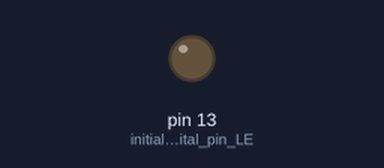
Bench run of a sketch on a simulated Arduino Uno, built with avr-gcc and run on an emulated ATmega328P. Shown: output pins drawn as LEDs (lit = HIGH). What the sketch prints to the serial monitor is not drawn.

Above: at 0.1 s.
At 39.56 s:
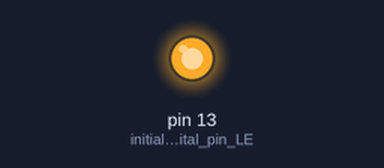
Timing chart, 0 to 40.0 s (numbered marks = the images above):
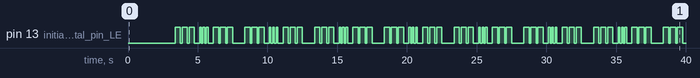

Measured:
- by itself, pin 13 (initialize_digital_pin_LE): repeats every 5.0 s: 2 × (LOW 0.13 s, HIGH 0.38 s), LOW 0.38 s, 2 × (HIGH 0.13 s, LOW 0.13 s), HIGH 0.13 s, LOW 0.38 s, 2 × (HIGH 0.38 s, LOW 0.13 s), HIGH 0.38 s, LOW 0.88 s, HIGH 0.38 s
- by itself, everything shown: repeats every 5.0 s, in 18 steps

The sketch:

mySOS.ino
```cpp
/*
  mySOS

  Turns an LED on in an Morse code SOS pattern and writes each letter to the Serial Monitor

  Nested loops create a roughly 3 minute set of 1 minute signal bursts while each letter is
  printed to the port. Each word is printed on a separate line and messages are printed during
  a short pause at the end of each set.  The whole pattern repeats after a 30 second break.

  created:  24 Jan 2026
  by:       bitKiva107
  IDE:      2.3.7
  board:    UNO R3
  modified: 29 Jan 2026 - bitKiva107

*/
void setup() {
  Serial.begin(9600);            // the setup routine runs once when you press reset:
  pinMode(LED_BUILTIN, OUTPUT);  // initialize digital pin LED_BUILTIN as an output.
}
// the loop routine runs over and over again forever:
void loop() {
  String message = String("Incoming message ...");  // Message header
  String sletter = String("S");                     // "S" letter
  String oletter = String("O");                     // "O" letter
  String paused = String("Message paused ...");     // Message paused
  String resumed = String("Message resumes ...");   // Message resumes
  String end_message = String("Message ends");      // Foo

  int dit = 125;           // set the length (milliseconds) of a "dit" (a short pulse)
  int dah = (3 * dit);     // set the length (milliseconds) of a "dah" (a long pulse)
  int unit = dit;          // set the length (milliseconds) of a space within a letter
  int lspace = (3 * dit);  // set the length (milliseconds) of a space between letters
  int wspace = (7 * dit);  // set the length (milliseconds) of a space between words
  int pause = (20 * dit);  // a 5 second pause

  delay(pause);             // ~5 seconds so you can open the SerialMonitor
  Serial.println(message);  // begin the message block
  delay(wspace);
  for (int g = 0; g < 3; g++) {
    for (int h = 0; h < 13; h++) {
      for (int i = 0; i < 3; i++) {
        digitalWrite(LED_BUILTIN, HIGH);  // turn the LED on (HIGH is the voltage level)
        delay(dah);                       // wait for a dah space
        digitalWrite(LED_BUILTIN, LOW);   // turn the LED off by making the voltage LOW
        delay(unit);                      // wait for a unit space
      }
      // print out the letter
      Serial.print(sletter);
      delay(lspace - unit);

      for (int i = 0; i < 3; i++) {
        digitalWrite(LED_BUILTIN, HIGH);  // turn the LED on (HIGH is the voltage level)
        delay(dit);                       // wait for a dit space
        digitalWrite(LED_BUILTIN, LOW);   // turn the LED off by making the voltage LOW
        delay(unit);                      // wait for a unit space
      }
      // print out the letter
      Serial.print(oletter);
      delay(lspace - unit);

      for (int i = 0; i < 3; i++) {
        digitalWrite(LED_BUILTIN, HIGH);  // turn the LED on (HIGH is the voltage level)
        delay(dah);                       // wait for a dah space
        digitalWrite(LED_BUILTIN, LOW);   // turn the LED off by making the voltage LOW
        delay(unit);                      // wait for a unit space
      }
      // print out the last letter and CR/LF
      Serial.println(sletter);
      delay(wspace - unit);
    }
    delay(wspace);
    Serial.println(paused);  // begin the pause/resume block
    delay(5000);
    Serial.println(resumed);
  }
  delay(wspace * 2);
  Serial.println(end_message);  // announce the message end
  Serial.println();
  delay(30000);  // wait 30 seconds and begin the block again
}
```
